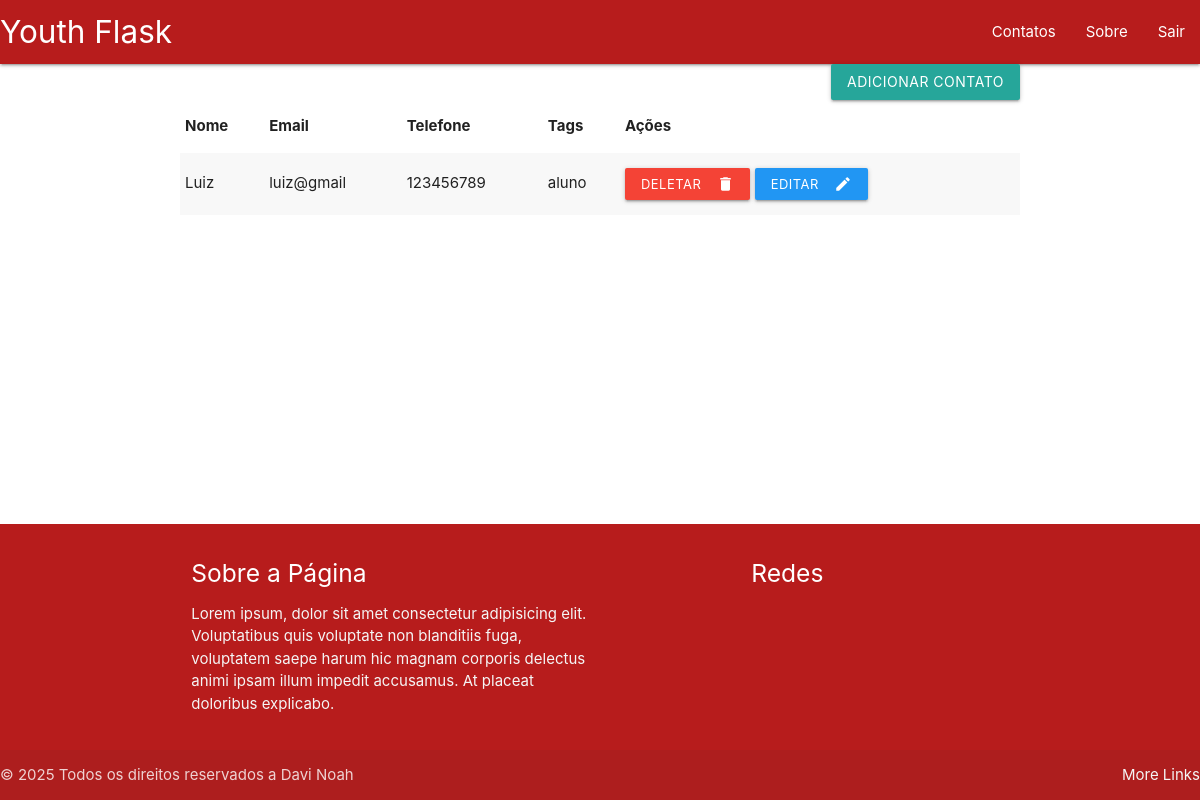
The page / (signed in) on the database its author committed.
### database.py (models this page shows)
class Contato(Base):
    __tablename__ = 'contatos'
    id = Column(Integer, primary_key=True)
    nome = Column(String(100), nullable=False)
    email = Column(String(100), unique=True, nullable=False)
    telefone = Column(String(15), nullable=False)
    tags = Column(String(100), nullable=False)
    user_id = Column(Integer, ForeignKey('users.id'))
    user = relationship('User', back_populates='contatos')

### app.py (the view)
@app.route('/')
def home():
    if 'user_id' not in flask_session:
        return redirect('/login')
    user_id = flask_session['user_id']
    contatos = session.query(Contato).filter_by(user_id=user_id).all()
    return render_template('home.html', contatos=contatos)

### templates/home.html (shortened to what this page needs)
{% extends 'base.html' %}
{% block nav %}
<ul id="nav-mobile" class="right hide-on-med-and-down">
    <li><a href="sass.html">Contatos</a></li>
    <li><a href="badges.html">Sobre</a></li>
    <li><a href="collapsible.html">Sair</a></li>
  </ul>
{% endblock %}
{% block content %}
  <a class="waves-effect waves-light btn modal-trigger right" href="#modal1">Adicionar Contato</a>
<table class="striped">
    <thead>
        <th>Nome</th>
        <th>Email</th>
        <th>Telefone</th>
        <th>Tags</th>
        <th>Ações</th>
    </thead>
    <tbody>
        {% for contato in contatos %}
        <tr>
            <td>{{ contato.nome }}</td>
            <td>{{ contato.email }}</td>
            <td>{{ contato.telefone }}</td>
            <td>{{ contato.tags }}</td>
            <td>
                {% from 'buttons.html' import buttons %}
                {{ buttons(contato) }}
            </td>
        </tr>
        {% endfor %}
    </tbody>
</table>
{% endblock %}

### templates/buttons.html (shortened to what this page needs)
{% macro buttons(contato) %}
<form action="/deletar_contato" method="post" style="display:inline;">
    <button class="waves-effect waves-light btn-small red" type="submit">
        <i class="material-icons right">delete</i>Deletar
    </button>
</form>
<a href="#edit-modal-{{ contato.Email }}" class="waves-effect waves-light btn-small blue modal-trigger">
    <i class="material-icons right">edit</i>Editar
</a>
{% endmacro %}

### static/style.css (style rules this page uses)
body { display: flex; min-height: 100vh; flex-direction: column; }

### rows shown on the page
Contato: nome "Luiz", email "luiz@gmail", telefone "123456789", tags "aluno"
